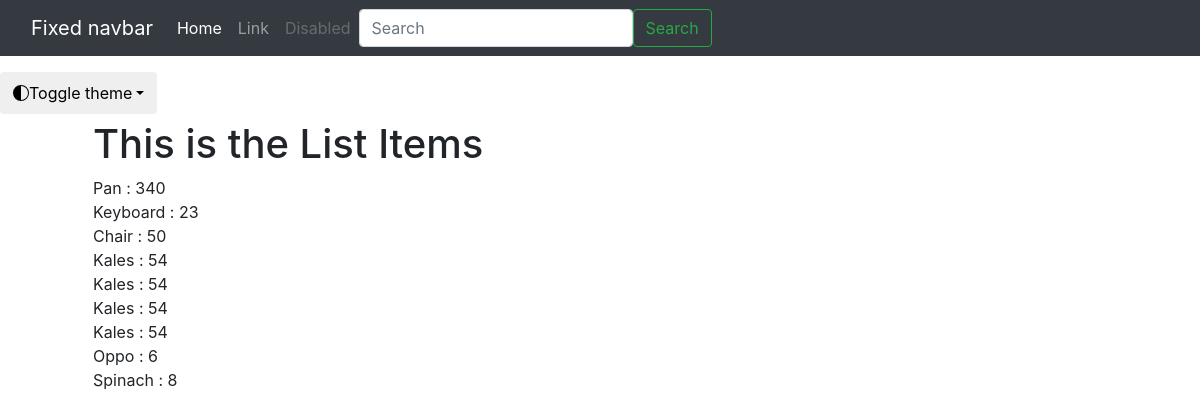
/list_items/, run on an earlier commit of the app's database.
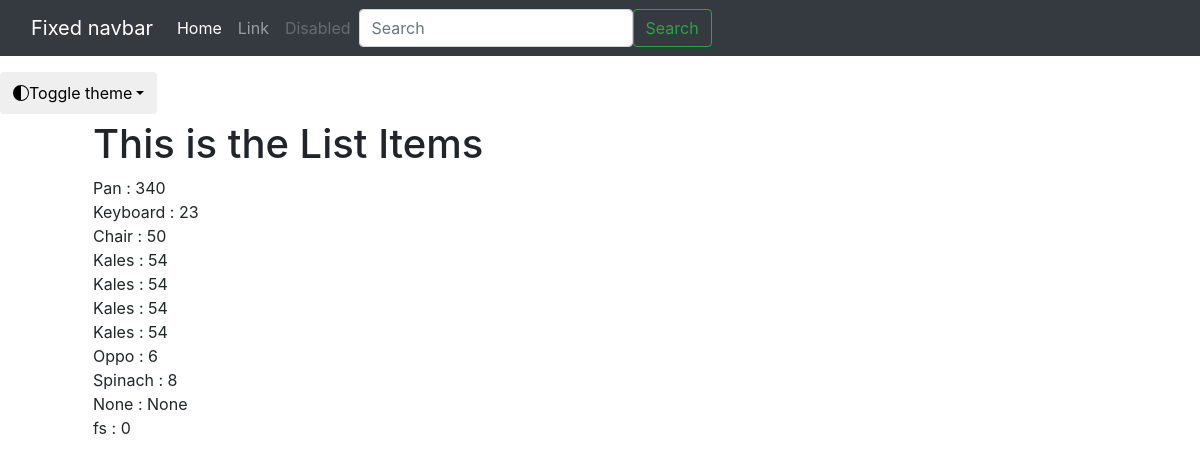
And on a later commit of the database.
### StoreApp1/models.py (models this page shows, shortened)
class Stock(models.Model):
    category = models.CharField(max_length=50, blank=False, null=True)
    item_name = models.CharField(max_length=50, blank=False, null=True)
    quantity = models.IntegerField(default=0, blank=False, null=True)
    receive_quantity = models.IntegerField(default=0, blank=True, null=True)
    receive_by = models.IntegerField(blank=True, null=True)
    issue_quantity = models.IntegerField(default=0, blank=True, null=True)
    issue_by = models.IntegerField(blank=True, null=True)
    issue_to = models.IntegerField(blank=True, null=True)
    phone_number = models.CharField(max_length=50, blank=True, null=True)
    created_by = models.IntegerField(blank=True, null=True)
    reorder_level = models.IntegerField(default=0, blank=True, null=True)
    last_updated = models.DateTimeField(auto_now=False, auto_now_add=True)
    export_to_CSV = models.BooleanField(default=False)

### StoreApp1/views.py (the view)
# urls.py: path('list_items/', views.list_items, name='list_items'),
def list_items(request):
    title = 'This is the List Items'
    queryset = Stock.objects.all()
    context = {
        "title": title,
        "queryset": queryset,
    }
    return render(request, "list_items.html", context)

### StoreApp1/templates/list_items.html (shortened to what this page needs)
<!doctype html>
<html lang="en" data-bs-theme="auto">
  <head>
    <link rel="stylesheet" href="https://cdn.jsdelivr.net/npm/@docsearch/css@3">
<link rel="stylesheet" href="{% static 'css/stylesheet.css' %}">
      <link rel="stylesheet" href="{% static 'css/bootstrap.min.css' %}">
   <link rel="stylesheet" href="{% static 'css/navbar.fixed.css' %}">
  </head>
  <body>
    <div class="dropdown position-fixed bottom-0 end-0 mb-3 me-3 bd-mode-toggle">
      <button class="btn btn-bd-primary py-2 dropdown-toggle d-flex align-items-center"
              id="bd-theme"
              type="button"
              aria-expanded="false"
              data-bs-toggle="dropdown"
              aria-label="Toggle theme (auto)">
        <svg class="bi my-1 theme-icon-active" width="1em" height="1em"><use href="#circle-half"></use></svg>
        <span class="visually-hidden" id="bd-theme-text">Toggle theme</span>
      </button>
    </div>
<nav class="navbar navbar-expand-md navbar-dark fixed-top bg-dark">
  <div class="container-fluid">
    <a class="navbar-brand" href="#">Fixed navbar</a>
    <div class="collapse navbar-collapse" id="navbarCollapse">
      <ul class="navbar-nav me-auto mb-2 mb-md-0">
        <li class="nav-item">
          <a class="nav-link active" aria-current="page" href="#">Home</a>
        </li>
        <li class="nav-item">
          <a class="nav-link" href="#">Link</a>
        </li>
        <li class="nav-item">
          <a class="nav-link disabled" aria-disabled="true">Disabled</a>
        </li>
      </ul>
      <form class="d-flex" role="search">
        <input class="form-control me-2" type="search" placeholder="Search" aria-label="Search">
        <button class="btn btn-outline-success" type="submit">Search</button>
      </form>
    </div>
  </div>
</nav>
<main class="container">
  <div class="bg-body-tertiary p-5 rounded">
    <h1>{{title}}</h1>
{% for instance in queryset %}
{{ instance.item_name }} : {{ instance.quantity }}<br>
{% endfor %}
  </div>
</main>
    </body>
</html>

What changed in the data, as far as the page shows it:
added Stock: item_name "None", quantity "None"
added Stock: item_name "fs", quantity "0"
